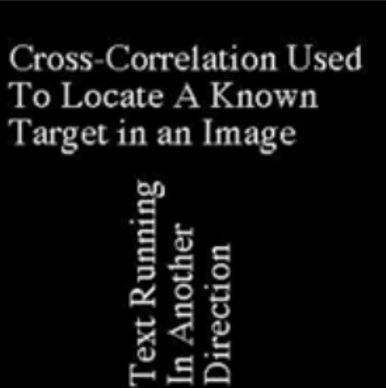
#> input picture CODE_MO_PHONG/Erosion_Dilation_Opening_Closing/dilation.png, 386 x 388 px
$ python xla.py
#> lines starting #> are read from the running program, lines starting #| are printed output that depends on the picture
import cv2
import numpy as np

# Read binary images
dilation = cv2.imread('dilation.png', 0)
#> dilation is the input picture: shape (388, 386); min 0, max 233, mean 16.6
erosion = cv2.imread('erosion.png', 0)
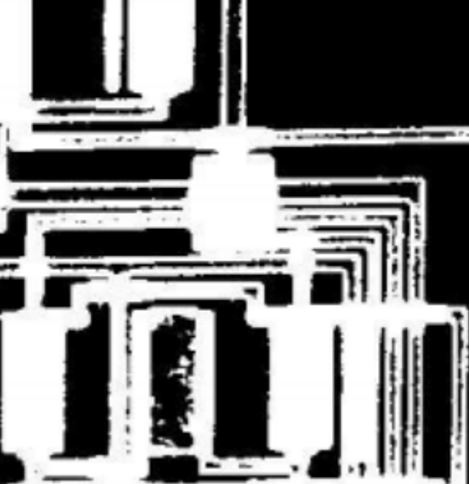
#> input picture CODE_MO_PHONG/Erosion_Dilation_Opening_Closing/erosion.png, 469 x 484 px
#> erosion is the input picture: shape (484, 469); min 0, max 255, mean 122.5
opening = cv2.imread('opening.png', 0)
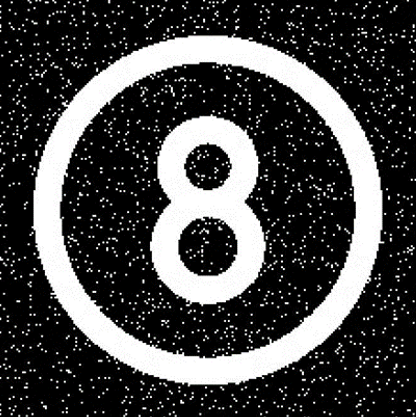
#> input picture CODE_MO_PHONG/Erosion_Dilation_Opening_Closing/opening.png, 416 x 417 px
#> opening: shape (417, 416); min 0, max 255, mean 69.8
closing = cv2.imread('closing.png', 0)
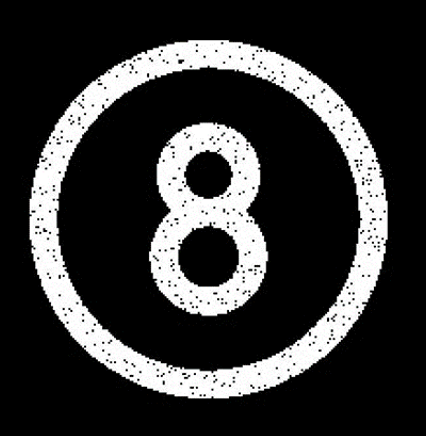
#> input picture CODE_MO_PHONG/Erosion_Dilation_Opening_Closing/closing.png, 426 x 436 px
#> closing: shape (436, 426); min 0, max 255, mean 54.9

# Define a kernel
kernel = np.ones((5,5), np.uint8)

# Perform erosion on all images
erosion_output = cv2.erode(erosion, kernel, iterations = 1)
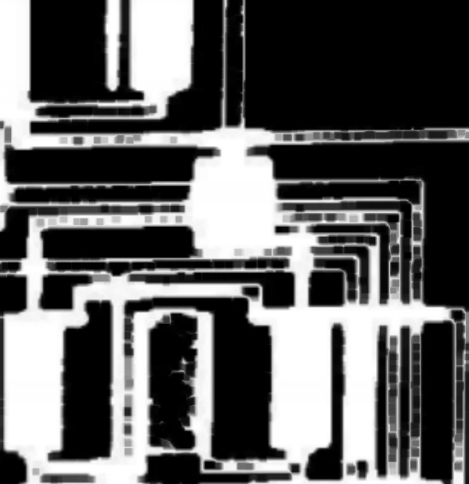
#> erosion_output: shape (484, 469); min 0, max 255, mean 93.8

# Perform dilation on all images
dilation_output = cv2.dilate(dilation, kernel, iterations = 1)
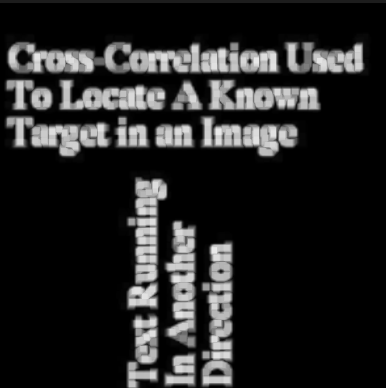
#> dilation_output: shape (388, 386); min 0, max 233, mean 35.9

# Perform opening on all images (erosion followed by dilation)
opening_output = cv2.morphologyEx(opening, cv2.MORPH_OPEN, kernel)
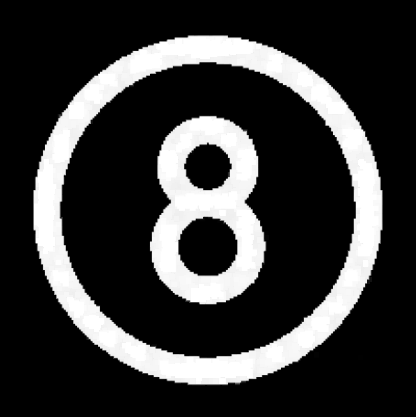
#> opening_output: shape (417, 416); min 0, max 255, mean 58.1

# Perform closing on all images (dilation followed by erosion)
closing_output= cv2.morphologyEx(closing, cv2.MORPH_CLOSE, kernel)
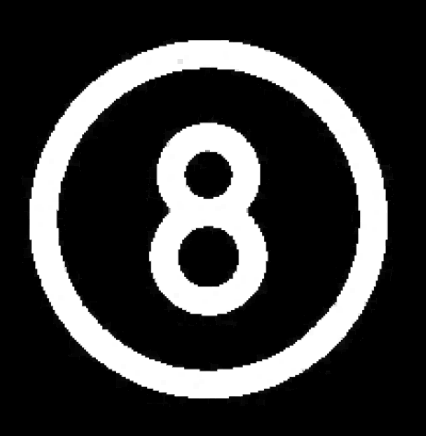
#> closing_output: shape (436, 426); min 0, max 255, mean 58.6

# Display the original and processed images
cv2.imshow('Original dilation', dilation)
cv2.imshow('Dilation_ouput', dilation_output)

cv2.imshow('Original erosion', erosion)
cv2.imshow('Erosion_output', erosion_output)

cv2.imshow('Original opening', opening)
cv2.imshow('Opening_output', opening_output)

cv2.imshow('Original closing', closing)
cv2.imshow('Closing_output', closing_output)

# Save the processed images
cv2.imwrite('Erosion_output.png', erosion_output)
cv2.imwrite('Dilation_output.png', dilation_output)
cv2.imwrite('Opening_output.png', opening_output)
cv2.imwrite('Closing_output.png', closing_output)
cv2.waitKey(0)
cv2.destroyAllWindows()
